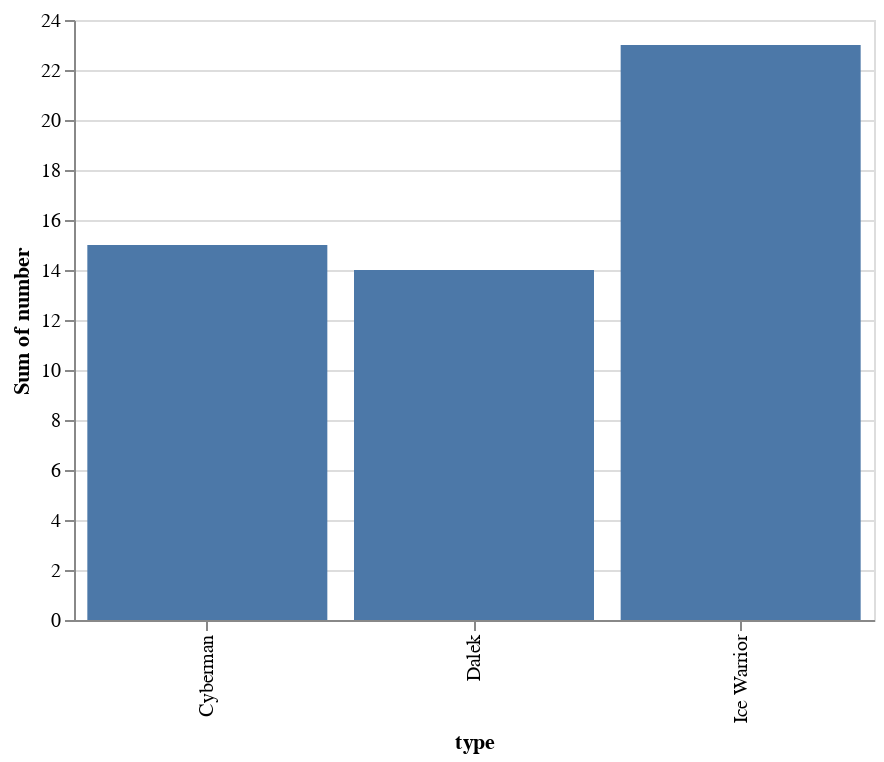

The notebook cell saved with this chart:
### Markdown cell above
Let's make a bar chart to look at the total number of each type of creature we encountered.

### Code cell
alt.Chart(df).mark_bar().encode(x='type:N', y='sum(number)')

### Figure 1 — Vega-Lite specification as saved in the notebook (floating-point values rounded to 4 significant figures)
{"$schema": "https://vega.github.io/schema/vega-lite/v2.6.0.json", "config": {"view": {"height": 300, "width": 400}}, "data": {"name": "data-2f76c6980794141da1d61074bd03651a"}, "datasets": {"data-2f76c6980794141da1d61074bd03651a": [{"number": 9, "type": "Cyberman"}, {"number": 1, "type": "Cyberman"}, {"number": 1, "type": "Cyberman"}, {"number": 8, "type": "Dalek"}, {"number": 1, "type": "Ice Warrior"}, {"number": 4, "type": "Cyberman"}, {"number": 9, "type": "Ice Warrior"}, {"number": 9, "type": "Ice Warrior"}, {"number": 4, "type": "Ice Warrior"}, {"number": 6, "type": "Dalek"}]}, "encoding": {"x": {"field": "type", "type": "nominal"}, "y": {"aggregate": "sum", "field": "number", "type": "quantitative"}}, "mark": "bar"}
